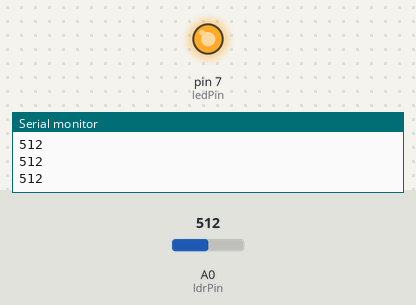
The sketch below on a simulated Arduino Uno, built with avr-gcc and run on an emulated ATmega328P. Shown: output pins drawn as LEDs (lit = HIGH), the last lines printed to the serial monitor. Inputs (shaded band) come from the test bench; at power-on: A0 (ldrPin) = 512.

Above: at 1.2 s.
1.3 s: A0 (ldrPin) set to 418
2.8 s: A0 (ldrPin) set to 391
At 3.5 s:
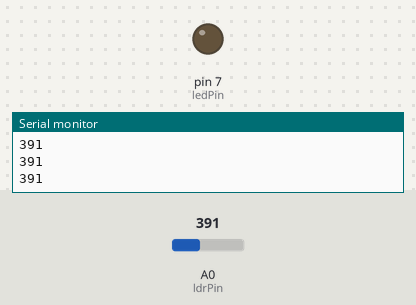
4.3 s: A0 (ldrPin) set to 410
At 4.8 s:
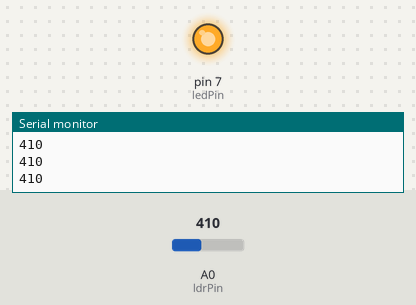
5.8 s: A0 (ldrPin) set to 390
At 6.1 s:
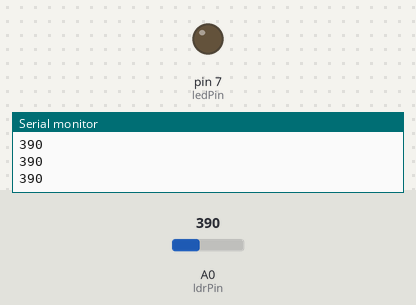
Timing chart, 0 to 8.3 s (numbered marks = the images above; inputs shaded):
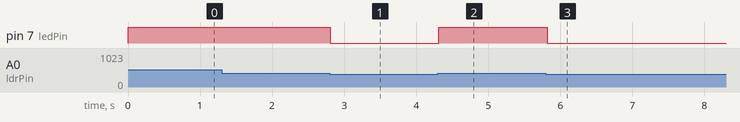

Measured:
- the behaviour switches between 400 and 399 on A0 (ldrPin) (found by bisection; images 0 and 1)
- after the input at 2.8 s, pin 7 (ledPin): HIGH → LOW at once
- after the input at 4.3 s, pin 7 (ledPin): LOW → HIGH at once
- after the input at 5.8 s, pin 7 (ledPin): HIGH → LOW at once

The sketch:

Projeto_Ilumina__o_Automatizada.ino
```cpp
//Sensor de luz

int ledPin = 7; //Led no pino 7
int ldrPin = 0; //LDR no pino analígico 0
int ldrValor = 0; //Valor lido do LDR

void setup() {
 pinMode(ledPin,OUTPUT);
 Serial.begin(9600);
}

void loop() {
 ldrValor = analogRead(ldrPin);
 if (ldrValor>= 400) digitalWrite(ledPin,HIGH);
 else digitalWrite(ledPin,LOW);
 Serial.println(ldrValor);
 delay(100);
}
```
